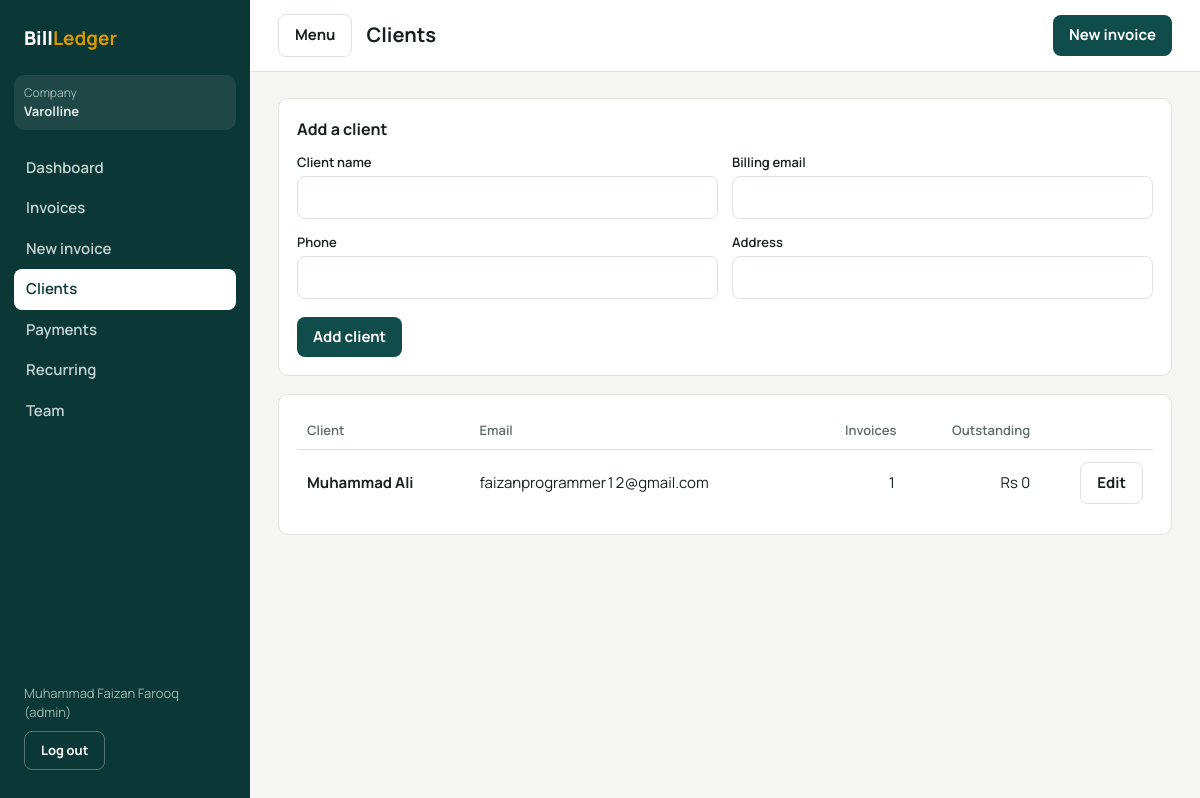
The page /clients (signed in) on the database its author committed.
### app/models.py (models this page shows, shortened)
class Tenant(db.Model):
    __tablename__ = "tenants"
    id = db.Column(db.Integer, primary_key=True)
    name = db.Column(db.String(120), nullable=False)
    email = db.Column(db.String(120))
    address = db.Column(db.String(255))
    currency = db.Column(db.String(8), default="PKR")
    default_tax_rate = db.Column(db.Numeric(5, 2), default=0)
    created_at = db.Column(db.DateTime, default=datetime.utcnow)
    users = db.relationship("User", backref="tenant", lazy=True)
    clients = db.relationship("Client", backref="tenant", lazy=True)
    invoices = db.relationship("Invoice", backref="tenant", lazy=True)

class User(UserMixin, db.Model):
    __tablename__ = "users"
    id = db.Column(db.Integer, primary_key=True)
    tenant_id = db.Column(db.Integer, db.ForeignKey("tenants.id"), nullable=False, index=True)
    name = db.Column(db.String(120), nullable=False)
    email = db.Column(db.String(120), unique=True, nullable=False, index=True)
    password_hash = db.Column(db.String(255), nullable=False)
    role = db.Column(db.String(20), nullable=False, default="accountant")  # admin / accountant / client
    client_id = db.Column(db.Integer, db.ForeignKey("clients.id"))  # sirf client role ke liye
    created_at = db.Column(db.DateTime, default=datetime.utcnow)

class Client(db.Model):
    __tablename__ = "clients"
    id = db.Column(db.Integer, primary_key=True)
    tenant_id = db.Column(db.Integer, db.ForeignKey("tenants.id"), nullable=False, index=True)
    name = db.Column(db.String(120), nullable=False)
    email = db.Column(db.String(120))
    phone = db.Column(db.String(40))
    address = db.Column(db.String(255))
    created_at = db.Column(db.DateTime, default=datetime.utcnow)
    invoices = db.relationship("Invoice", backref="client", lazy=True)

### app/main/routes.py (the view, shortened to what this page needs)
@bp.route("/clients", methods=["GET", "POST"])
@roles_required(*STAFF)
def clients():
    form = ClientForm()
    rows = Client.query.filter_by(tenant_id=current_user.tenant_id).order_by(Client.name).all()
    for c in rows:
        c.outstanding = sum((i.balance for i in c.invoices if i.status in ("sent", "overdue")), Decimal("0"))
    return render_template("clients.html", form=form, clients=rows, active="clients")

### app/main/forms.py
class ClientForm(FlaskForm):
    name = StringField("Client name", validators=[DataRequired(), Length(max=120)])
    email = StringField("Billing email", validators=[Optional(), Email(), Length(max=120)])
    phone = StringField("Phone", validators=[Optional(), Length(max=40)])
    address = StringField("Address", validators=[Optional(), Length(max=255)])

### app/utils.py (called while the page is built)
def roles_required(*roles):
    def deco(f):
        @wraps(f)
        @login_required
        def wrapper(*args, **kwargs):
            if current_user.role not in roles:
                abort(403)
            return f(*args, **kwargs)
        return wrapper
    return deco

### app/templates/clients.html (shortened to what this page needs)
{% extends "base.html" %}{% from "_field.html" import field %}
{% block heading %}Clients{% endblock %}
{% block content %}
<form method="post" class="card" style="margin-bottom:18px" novalidate>
  <h2>Add a client</h2>
  <div class="form2">{{ field(form.name) }}{{ field(form.email) }}{{ field(form.phone) }}{{ field(form.address) }}</div>
  <button class="btn">Add client</button>
</form>
<div class="card"><table class="tbl"><thead><tr><th>Client</th><th>Email</th><th class="r">Invoices</th><th class="r">Outstanding</th><th></th></tr></thead><tbody>
{% for c in clients %}
<tr><td><b>{{ c.name }}</b></td><td>{{ c.email or '-' }}</td><td class="r">{{ c.invoices|length }}</td><td class="r">{{ c.outstanding|money }}</td><td class="r"><a class="btn ghost" href="{{ url_for('main.client_edit', client_id=c.id) }}">Edit</a></td></tr>
{% else %}
<tr><td colspan="5" class="empty">No clients yet. Add your first client above.</td></tr>
{% endfor %}
</tbody></table></div>
{% endblock %}

### app/templates/base.html (shortened to what this page needs)
<!doctype html><html lang="en"><head><link rel="stylesheet" href="{{ url_for('static', filename='css/style.css') }}"></head>
<body><div class="shell">
<aside class="side" id="side">
  <a class="logo" href="{{ url_for('main.home') }}" style="display:block">Bill<b>Ledger</b></a>
  <div class="tenant"><span style="color:#9fb8b5;font-size:12px">Company</span><br><b>{{ current_user.tenant.name }}</b></div>
  <nav class="nav">
    {% if current_user.role == 'client' %}
    <a href="{{ url_for('main.portal') }}" class="{{ 'on' if active == 'portal' }}">My invoices</a>
    {% else %}
    <a href="{{ url_for('main.dashboard') }}" class="{{ 'on' if active == 'dashboard' }}">Dashboard</a>
    <a href="{{ url_for('main.invoices') }}" class="{{ 'on' if active == 'invoices' }}">Invoices</a>
    <a href="{{ url_for('main.invoice_new') }}" class="{{ 'on' if active == 'new' }}">New invoice</a>
    <a href="{{ url_for('main.clients') }}" class="{{ 'on' if active == 'clients' }}">Clients</a>
    <a href="{{ url_for('main.payments') }}" class="{{ 'on' if active == 'payments' }}">Payments</a>
    <a href="{{ url_for('main.recurring') }}" class="{{ 'on' if active == 'recurring' }}">Recurring</a>
    {% if current_user.role == 'admin' %}<a href="{{ url_for('main.team') }}" class="{{ 'on' if active == 'team' }}">Team</a>{% endif %}
    {% endif %}
  </nav>
  <div class="me">{{ current_user.name }} ({{ current_user.role }})
    <form method="post" action="{{ url_for('auth.logout') }}"><input type="hidden" name="csrf_token" value="{{ csrf_token() }}"><button class="btn ghost" style="margin-top:8px;color:#fff;border-color:rgba(255,255,255,.3)">Log out</button></form>
  </div>
</aside>
<div class="main"><header class="top"><button class="btn ghost menu" onclick="document.getElementById('side').classList.toggle('open')">Menu</button><h1>{% block heading %}{% endblock %}</h1>{% if current_user.role != 'client' %}<a class="btn" href="{{ url_for('main.invoice_new') }}">New invoice</a>{% endif %}</header>
<div class="wrap">{% include "_flash.html" %}{% block content %}{% endblock %}</div></div></div>
{% block scripts %}{% endblock %}</body></html>

### app/Static/css/style.css (style rules this page uses)
:root { --ink:#16211f;--mut:#5d6b68;--paper:#f6f7f4;--card:#fff;--line:#dfe4df;--brand:#0f4c4a;--brand2:#0b3736;--amber:#d99a00;--ok:#1b7f4b;--bad:#b3322e;--r:10px }
* { box-sizing:border-box;margin:0 }
body { font-family:Manrope,system-ui,sans-serif;background:var(--paper);color:var(--ink);font-size:15px;line-height:1.5;font-variant-numeric:tabular-nums }
a { color:inherit;text-decoration:none }
.shell { display:grid;grid-template-columns:250px 1fr;min-height:100vh }
.side { background:var(--brand2);color:#dfeceb;padding:20px 14px;position:sticky;top:0;height:100vh;display:flex;flex-direction:column;gap:6px }
.logo { font-weight:800;font-size:19px;padding:4px 10px 16px;color:#fff }
.logo b { color:var(--amber) }
.tenant { background:rgba(255,255,255,.08);border-radius:var(--r);padding:8px 10px;margin-bottom:12px;font-size:13px }
.nav a { display:block;padding:9px 12px;border-radius:8px;color:#c4d6d4;font-weight:600 }
.nav a.on { background:#fff;color:var(--brand2) }
.side .me { margin-top:auto;font-size:13px;padding:10px;color:#9fb8b5 }
.main { min-width:0 }
.top { display:flex;align-items:center;gap:14px;padding:14px 28px;border-bottom:1px solid var(--line);background:var(--card) }
.top h1 { font-size:20px;flex:1 }
.menu { display:none }
.wrap { padding:26px 28px;max-width:1180px }
.card { background:var(--card);border:1px solid var(--line);border-radius:var(--r);padding:18px }
.card h2 { font-size:16px;margin-bottom:12px }
.tbl { width:100%;border-collapse:collapse }
.tbl th { text-align:left;color:var(--mut);font-size:13px;font-weight:600;padding:8px 10px;border-bottom:1px solid var(--line) }
.tbl td { padding:12px 10px;border-bottom:1px solid var(--line) }
.tbl tr:last-child td { border:0 }
.r { text-align:right!important }
.btn { display:inline-block;background:var(--brand);color:#fff;border:0;border-radius:8px;padding:9px 16px;font:inherit;font-weight:700;cursor:pointer }
.btn.ghost { background:none;color:var(--ink);border:1px solid var(--line) }
input,select,textarea { font:inherit;color:var(--ink);background:var(--card);border:1px solid var(--line);border-radius:8px;padding:9px 12px;width:100% }
label { font-weight:600;font-size:13px;display:block;margin-bottom:4px }
.form2 { display:grid;grid-template-columns:1fr 1fr;gap:14px;margin-bottom:18px }
.side form { margin:0 }

### rows shown on the page
Tenant: tenant.name "Varolline"
User: name "Muhammad Faizan Farooq", role "admin"
Client: name "Muhammad Ali", email "faizanprogrammer12@gmail.com", invoices|length "1", outstanding "Rs 0"

### other values the page prints
{{ f.label }} "Client name Billing email Phone Address"
